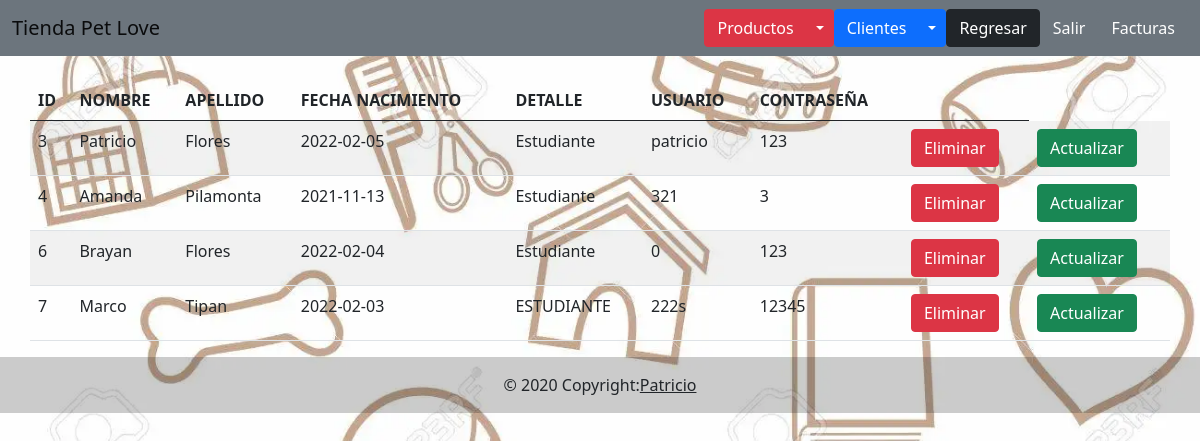
Page /tablacliente.php on the committed database.
### tables this page shows
CREATE TABLE `clientes` (
  `id` int(11) NOT NULL,
  `nombre` varchar(50) DEFAULT NULL,
  `apellido` varchar(50) DEFAULT NULL,
  `fnacimiento` date DEFAULT NULL,
  `detalle` varchar(500) DEFAULT NULL,
  `usr` varchar(20) DEFAULT NULL,
  `pasword` varchar(20) DEFAULT NULL
);

### tablacliente.php (the view, shortened to what this page needs)
<?php
include("Plantillas/Encabezado.php");
include("Admin/BDD/Conexion.php");
$sql = "Select * from clientes;";
$result = $conn->query($sql);
?>
<div class="container">
    <div class="row">
        <table class="table table-striped table-inverse table-responsive">
            <thead class="thead-inverse">
                <tr>
                    <th>ID</th>
                    <th>NOMBRE</th>
                    <th>APELLIDO</th>
                    <th>FECHA NACIMIENTO</th>
                    <th>DETALLE</th>
                    <th>USUARIO</th>
                    <th>CONTRASEÑA</th>
                    <th></th>
                </tr>
            </thead>
            <tbody>
                <?php while ($r = $result->fetch_assoc()) { ?>
                    <tr>
                        <td><?php echo $r['id']; ?></td>
                        <td><?php echo $r['nombre']; ?></td>
                        <td><?php echo $r['apellido']; ?></td>
                        <td><?php echo $r['fnacimiento']; ?></td>
                        <td><?php echo $r['detalle']; ?></td>
                        <td><?php echo $r['usr']; ?></td>
                        <td><?php echo $r['pasword']; ?></td>
                        <td>
                            <form action="crudcliente.php" method="POST">
                                <button type="submit" class="btn btn-danger" name="Enviar" value="Eliminar">Eliminar</button>
                            </form>
                        </td>
                        <td>
                            <form action="Formulariocliente.php" method="POST">
                                <button type="submit" class="btn btn-success" name="Enviar" value="Actualizar">Actualizar</button>
                            </form>
                        </td>
                    </tr>
                <?php
                }
                ?>
            </tbody>
        </table>
    </div>
</div>
<?php include("Plantillas/pie.php") ?>

### rows in the picture
clientes: id "3", nombre "Patricio", apellido "Flores", fnacimiento "2022-02-05", detalle "Estudiante", usr "patricio", pasword "123"
clientes: id "4", nombre "Amanda", apellido "Pilamonta", fnacimiento "2021-11-13", detalle "Estudiante", usr "321", pasword "3"
clientes: id "6", nombre "Brayan", apellido "Flores", fnacimiento "2022-02-04", detalle "Estudiante", usr "0", pasword "123"
clientes: id "7", nombre "Marco", apellido "Tipan", fnacimiento "2022-02-03", detalle "ESTUDIANTE", usr "222s", pasword "12345"
